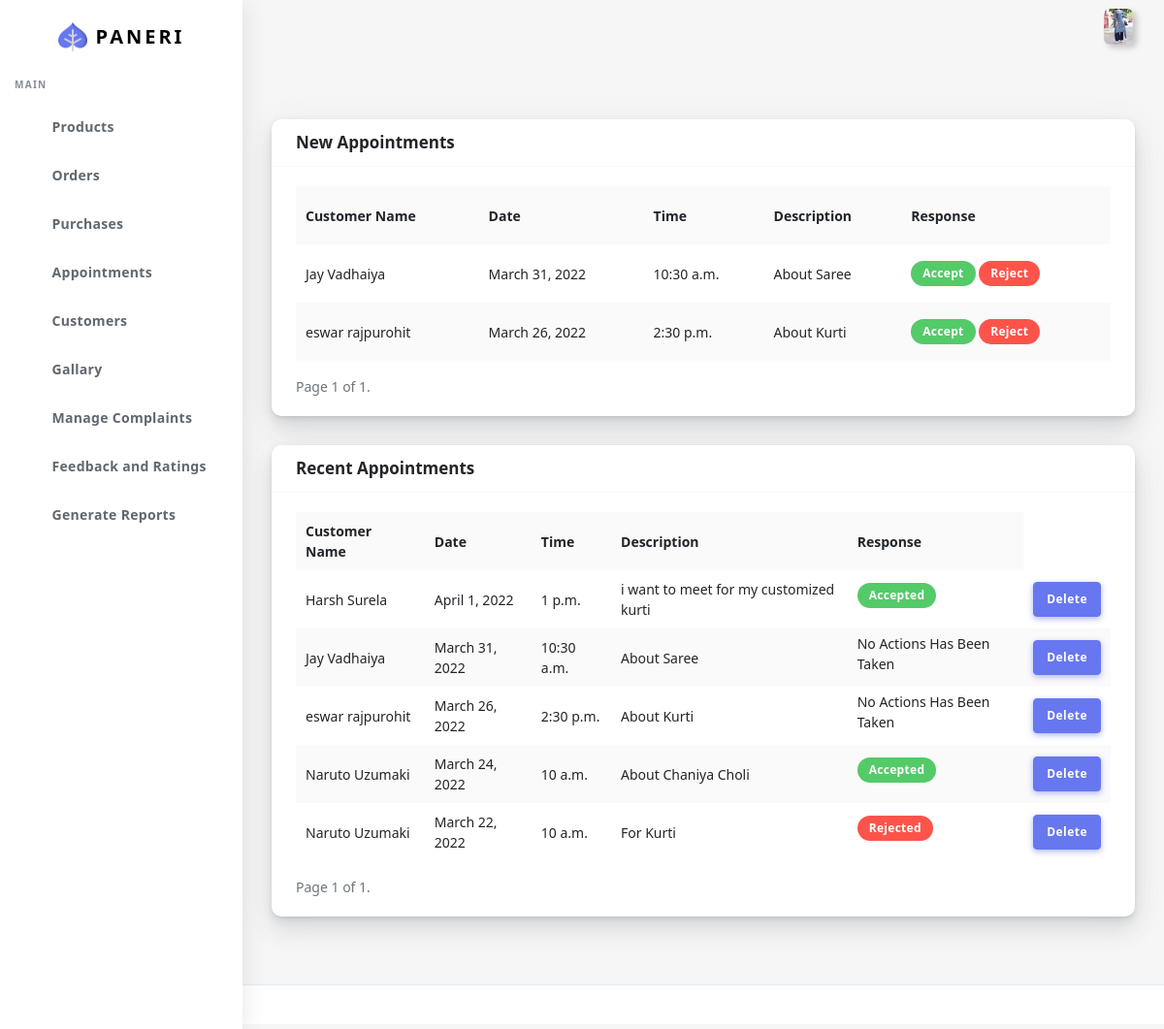
Page /appointment (signed in) on the committed database.
### customer/models.py (models this page shows, shortened)
class UserBase(models.Model):
    user_id=models.OneToOneField(User,on_delete=CASCADE,primary_key=True)
    first_name=models.CharField(max_length=45)
    last_name=models.CharField(max_length=45)
    gender=models.BooleanField(default="Not Specified")
    dob=models.DateField(default="Not Specified")
    cus_add1=models.TextField(null=True,blank=True)
    cus_add2=models.TextField(null=True,blank=True)
    pincode=models.IntegerField()
    Cus_phone=models.CharField(max_length=10)
    profile=models.ImageField(upload_to="profileImages/",max_length=1500)
    area_id=models.ForeignKey(Area,on_delete=CASCADE)
    class meta:
        ordering = ['user_id']

class Appointment(models.Model):
    app_date=models.DateField()
    app_status=models.IntegerField(default=0)
    app_time=models.TimeField()
    app_desc=models.CharField(max_length=30)
    userbase=models.ForeignKey(UserBase,on_delete=CASCADE)

### customer/views.py (the view)
# urls.py: path("appointment",views.appointment,name="appointment"),
@login_required(login_url='sign-in')
def appointment(request):
    checklocal(request)
    appointment=Appointment.objects.all().order_by('-id')
    paginator=Paginator(appointment,5)
    page_number=request.GET.get('page')
    appoint=paginator.get_page(page_number)
    return render(request,"Mainadmin/appointment.html",{'appointment':appoint})

### customer/views.py (called while the page is built)
def checklocal(request):
    if request.user.is_staff==False:
        logout(request)

### customer/templates/Mainadmin/appointment.html (shortened to what this page needs)
{% extends "Mainadmin/index.html" %}
{% load static %}
{% block body %}
      <div class="main-content">
        <section class="section">
          <div class="section-body">
          <div class="row ">
            <div class="col-12">
              <div class="card">
               <div class="card-header">
                  <h4>New Appointments</h4>
                </div>
                <div class="card-body">
                  <div class="table-responsive">
                    {% if appointment %}
                    <table class="table table-striped">
                      <tr>
                        <th>Customer Name</th>
                        <th>Date</th>
                        <th>Time</th>
                        <th>Description</th>
                        <th>Response</th>
                      </tr>
                      {% for app in appointment  %}
                      {% if app.app_status == 0 %}
                      <tr>
                        <td class="text-truncate">
                          {{app.userbase.first_name}} {{app.userbase.last_name}}
                        </td>
                        <td>{{app.app_date}}</td>
                        <td>{{app.app_time}}</td>
                        <td>{{app.app_desc}}</td>
                        <form action="{% url 'appointmentResult' app.id %}" id="sup" method="POST">
                        <td>
                          <button name="accept" class="bg-success badge badge-success" type="submit" value="accept"  style="border:none;color:white;">Accept</button>
                          <button name="reject" class="bg-danger badge badge-danger " type="submit" value="reject" style="border:none;color:white;">Reject</button>
                        </td>
                      </form>
                      </tr>
                    {% endif %}
                      {% endfor %}
                    </table>
                    <div class="pagination">
                      <span class="step-links">
                          <span class="current">
                              Page {{ appointment.number }} of {{ appointment.paginator.num_pages }}.
                          </span>
                      </span>
                  </div>
                    {% else %}
                    <h6 class="text-center"> <b> No Records....</b></h6>
                    {% endif %}
                  </div>
                </div>
              </div>
              <div class="card">
                <div class="card-header">
                   <h4>Recent Appointments</h4>
                 </div>
                 <div class="card-body">
                  <div class="table-responsive">
                    {% if appointment %}
                    <table class="table table-striped">
                      <tr>
                        <th>Customer Name</th>
                        <th>Date</th>
                        <th>Time</th>
                        <th>Description</th>
                        <th>Response</th>
                      </tr>
                      {% for app in appointment  %}
                      <tr>
                        <td class="text-truncate">
                          {{app.userbase.first_name}} {{app.userbase.last_name}}
                        </td>
                        <td>{{app.app_date}}</td>
                        <td>{{app.app_time}}</td>
                        <td>{{app.app_desc}}</td>
                        <td>
                          {% if app.app_status == 1 %}
                          <label name="accept" class="bg-success badge badge-success"  value="accepted"  style="border:none;color:white;">Accepted</label>
                          {% elif app.app_status == 2 %}
                          <label name="reject" class="bg-danger badge badge-danger"  value="Rejected"  style="border:none;color:white;">Rejected</label>
                          {% else %}
                          <label >No Actions Has Been Taken</label>
                          {% endif %}
                        </td>
                        <td><button  class="btn btn-primary delapp"  value="{{app.id}}">Delete</button></td>
                      </tr>
                      {% endfor %}
                    </table>
                    <div class="pagination">
                      <span class="step-links">
                          <span class="current">
                              Page {{ appointment.number }} of {{ appointment.paginator.num_pages }}.
                          </span>
                      </span>
                  </div>
                    {% else %}
                    <h6 class="text-center"> <b> No Records....</b></h6>
                    {% endif %}
                  </div>
                </div>
               </div>
            </div>
          </div>
          </div>
        </section>
      </div>
      <footer class="main-footer">
      </footer>
{% endblock body %}

### customer/templates/Mainadmin/index.html (shortened to what this page needs)
{% load static %}
<!DOCTYPE html>
<html lang="en">
<head>
  <link rel="stylesheet" href="{% static 'customer/assets/css/app.min.css' %} ">
  <link rel="stylesheet" href="{% static 'customer/assets/bundles/datatables/datatables.min.css' %} ">
  <link rel="stylesheet" href="{% static 'customer/assets/bundles/datatables/dataTables.bootstrap4.min.css' %} ">
  <link rel="stylesheet" href="{% static 'customer/assets/bundles/datatables/select.bootstrap4.min.css' %} ">
  <link rel="stylesheet" href="{% static 'customer/assets/css/style.css' %} ">
  <link rel="stylesheet" href="{% static 'customer/assets/css/components.css' %} ">
  <link rel="stylesheet" href="{% static 'customer/assets/css/custom.css' %} ">
</head>
<body>
  <div id="app">
    <div class="main-wrapper main-wrapper-1">
      <div class="navbar-bg"></div>
      <nav class="navbar navbar-expand-lg main-navbar sticky">
        <div class="form-inline mr-auto">
          <ul class="navbar-nav mr-3">
            <li><a href="#" data-toggle="sidebar" class="nav-link nav-link-lg
									collapse-btn"> </a></li>
            <li><a href="#" class="nav-link nav-link-lg fullscreen-btn">
              </a></li>
          </ul>
        </div>
        <ul class="navbar-nav navbar-right">
          <li class="dropdown dropdown-list-toggle"><a href="" id="read" data-toggle="dropdown"
            class="nav-link notification-toggle nav-link-lg"><i data-feather="bell" class="bell"></i>
          </a>
        </li>
          <li class="dropdown"><a href="#" data-toggle="dropdown"
              class="nav-link dropdown-toggle nav-link-lg nav-link-user"> <img alt="image" src="/media/{{request.user.userbase.profile}} "
                class="user-img-radious-style"> </a>
          </li>
        </ul>
      </nav>
      <div class="main-sidebar sidebar-style-2">
        <aside id="sidebar-wrapper">
          <div class="sidebar-brand">
            <a href="{% url 'index' %}"> <img alt="image" src="{% static 'customer/assets/img/logo.png' %} " class="header-logo" /> <span
                class="logo-name">Paneri</span>
            </a>
          </div>
          <ul class="sidebar-menu">
            <li class="menu-header">Main</li>
            <li ><a class="nav-link" href="{% url 'products' %}"><span>Products</span></a></li>
            <li class="dropdown">
              <a href="#" class="menu-toggle nav-link has-dropdown"><span>Orders</span></a>
            </li>
            <li class="dropdown">
              <a href="#" class="menu-toggle nav-link has-dropdown"><span>Purchases</span></a>
            </li>
            <li><a href="{% url 'appointment' %}" class="nav-link"><span>Appointments</span></a></li>
            <li><a href="{% url 'customers' %}" class="nav-link"><span>Customers</span></a></li>
            <li><a href="{% url 'gallary' %}" class="nav-link"><span>Gallary</span></a></li>
            <li><a href="{% url 'complaints' %}" class="nav-link"><span>Manage Complaints</span></a></li>
            <li><a href="{% url 'feedback' %}" class="nav-link"><span>Feedback and Ratings</span></a></li>
            <li><a class="nav-link" href="{% url 'gen_reports' %}"> <span class="icon-name">Generate Reports</span></a></li>
          </ul>
        </aside>
      </div>
       </div>
      {% block body %}
      {% endblock body %}
  </div>
</body>
</html>

### rows in the picture
Appointment: userbase.first_name "Jay", userbase.last_name "Vadhaiya", app_date "March 31, 2022", app_time "10:30 a.m.", app_desc "About Saree", app_status "No Actions Has Been Taken", {{ app.id }} 6 (drawn)
Appointment: userbase.first_name "eswar", userbase.last_name "rajpurohit", app_date "March 26, 2022", app_time "2:30 p.m.", app_desc "About Kurti", app_status "No Actions Has Been Taken", {{ app.id }} 5 (drawn)
Appointment: userbase.first_name "Harsh", userbase.last_name "Surela", app_date "April 1, 2022", app_time "1 p.m.", app_desc "i want to meet for my customized kurti", app_status "Accepted", {{ app.id }} 7 (drawn)
Appointment: userbase.first_name "Naruto", userbase.last_name "Uzumaki", app_date "March 24, 2022", app_time "10 a.m.", app_desc "About Chaniya Choli", app_status "Accepted", {{ app.id }} 4 (drawn)
Appointment: userbase.first_name "Naruto", userbase.last_name "Uzumaki", app_date "March 22, 2022", app_time "10 a.m.", app_desc "For Kurti", app_status "Rejected", {{ app.id }} 3 (drawn)

### other values in the picture
{{ appointment.number }} "1"
{{ appointment.paginator.num_pages }} "1"
